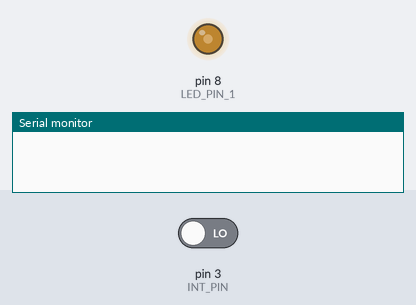
A sketch run on a simulated Arduino Uno, built with avr-gcc and run on an emulated ATmega328P. On the bench: output pins drawn as LEDs (lit = HIGH), the last lines printed to the serial monitor. Inputs (shaded band) come from the test bench; at power-on: pin 3 (INT_PIN) LOW.

Above: at 1.2 s.
1.3 s: pin 3 (INT_PIN) driven HIGH
At 2.1 s:
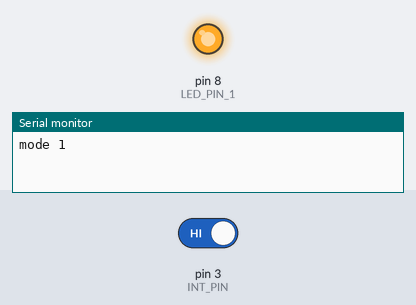
At 3.1 s:
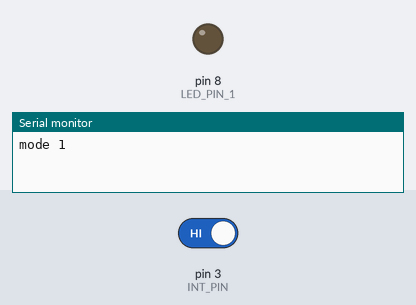
Timing chart, 0 to 10.3 s (numbered marks = the images above; inputs shaded):
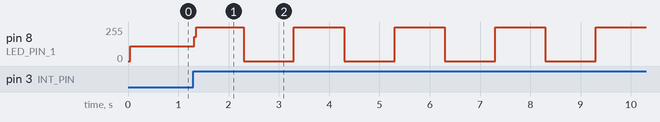

The sketch:

Lab9Exercise1.ino
```cpp
#define LED_PIN_1 8
#define INT_PIN   3
int count=1;
int i=0;
int j=0;

void setup()
{
  pinMode(LED_PIN_1, OUTPUT);
  pinMode(INT_PIN, INPUT);
  attachInterrupt(digitalPinToInterrupt(INT_PIN),
                  ISR_Callback, RISING);
  Serial.begin(9600);
}

void loop()
{
  digitalWrite(LED_PIN_1, HIGH);
  delay(i);
  digitalWrite(LED_PIN_1, LOW);
  delay(i);
}

void ISR_Callback(){
 j = count%3;
 if(j == 1)
 {
 i = 1000;
 Serial.println("mode 1\n");
 }
 if(j == 2)
 {
 i = 2000;
 Serial.println("mode 2\n");
 }
 if(j == 0)
 {
 i = 3000;
 Serial.println("mode 3");
 }
 count++;
}
```

Measured:
- after the input at 1.3 s, pin 8 (LED_PIN_1): 110/255 → 182/255 at once, then repeats every 1.9 s: 255/255 0.94 s, 0/255 1.0 s
